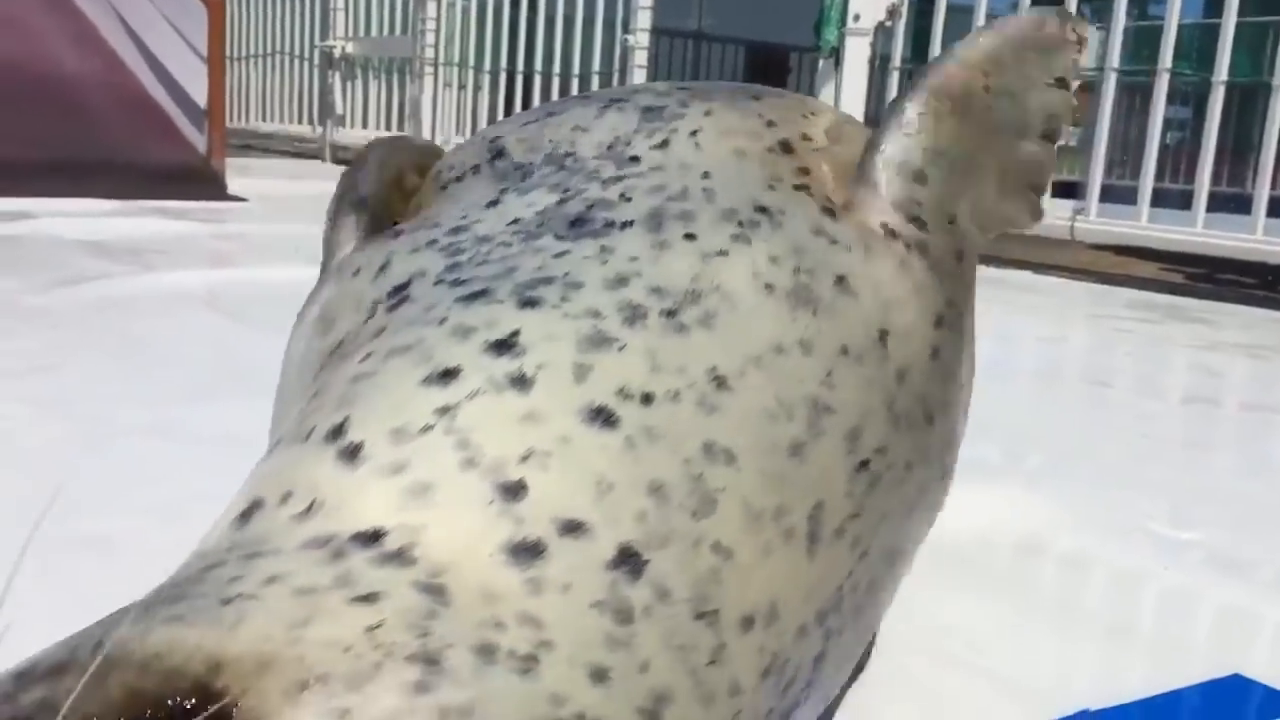
#> input picture frame 37 of movie/seal.mp4, 1280 x 720 px
$ python main.py
#> lines starting #> are read from the running program, lines starting #| are printed output that depends on the picture; after the words box and inside, x2 and y2 are one past the last pixel; in counts of white or black regions, pixels touching at a corner belong together
### src/effect_quokka.py
import cv2
from ffpyplayer.player import MediaPlayer
from ffpyplayer.writer import MediaWriter
import numpy as np
import scipy.fft as fft
import math
import random
import os
video_path = 'movie/seal.mp4'

def changefirst(frame):
    gray = cv2.cvtColor(frame,cv2.COLOR_BGR2GRAY)#顏色轉換->GRAY
    gray = cv2.medianBlur(gray, 7)#中值模糊
    edges = cv2.adaptiveThreshold(gray, 255, cv2.ADAPTIVE_THRESH_MEAN_C, cv2.THRESH_BINARY, 9, 10)#域值
    color = cv2.bilateralFilter(frame, 12, 250, 250)
    frame = cv2.bitwise_and(color, color, mask=edges)
    return frame

def changeRGB(frame,lastbinary,flag):
    frame = changefirst(frame)
    gray = cv2.cvtColor(frame,cv2.COLOR_BGR2GRAY)#顏色轉換->GRAY
    gray = cv2.medianBlur(gray, 7)#中值模糊
    edges = cv2.adaptiveThreshold(gray, 255, cv2.ADAPTIVE_THRESH_MEAN_C, cv2.THRESH_BINARY, 9, 10)#域值
    gray = cv2.bitwise_not(gray,mask=edges)
    ret, binary = cv2.threshold(gray,127,255,cv2.THRESH_BINARY_INV)

    if flag != False:
        binarydiff = cv2.absdiff(binary,lastbinary)
    lastbinary = binary
    if flag != False:
        binary = binarydiff
    contours, hierarchy = cv2.findContours(binary,cv2.RETR_TREE,cv2.CHAIN_APPROX_SIMPLE)
    randomList=random.sample(range(0,255),3)
    if len(contours) > 400 :
        for i in range(400):
            frameRGB = cv2.drawContours(frame,contours,i,(randomList[0],randomList[1],randomList[2]),-1)
    elif len(contours) > 150:
        for i in range(150):
            frameRGB = cv2.drawContours(frame,contours,i,(randomList[0],randomList[1],randomList[2]),-1)
    elif len(contours) > 5:
        for i in range(5):
            frameRGB = cv2.drawContours(frame,contours,i,(randomList[0],randomList[1],randomList[2]),-1)
    frame = cv2.bitwise_and(frame,frameRGB)
    return frame,lastbinary

def floodfill(frame,height,width):
    gray = cv2.cvtColor(frame,cv2.COLOR_BGR2GRAY)#顏色轉換->GRAY
    gray = cv2.medianBlur(gray, 7)#中值模糊
    mask=np.zeros([height+2 , width+2],np.uint8)
    loDiff = 20
    upDiff = 30
    cv2.floodFill(gray,mask,(int(height/2),int(width/2)),(255,0,0),(loDiff,loDiff,loDiff),(upDiff,upDiff,upDiff))
    #frame=cv2.bitwise_not(frame,msk)
    return frame


def readVideo_RGB(filename = 'movie/output_quokka.mp4'):
#> called with filename = 'movie/effect_quokka.mp4'
    video = cv2.VideoCapture(video_path)
    #player = MediaPlayer(video_path)
    fps = video.get(cv2.CAP_PROP_FPS)
    frame_nums = int(video.get(cv2.CAP_PROP_FRAME_COUNT))
    width = int(video.get(cv2.CAP_PROP_FRAME_WIDTH))
    height = int(video.get(cv2.CAP_PROP_FRAME_HEIGHT))
    out = cv2.VideoWriter(filename, 0x7634706d, fps, (width, height))
    fps = int(fps)
    flag = True
    lastbinary= np.array
    for frame_idx in range(frame_nums):
        ret, frame = video.read()
        if not ret:
            print("Can't not receive frame")
            break
        frame=floodfill(frame,height,width)
        if frame_idx == 0:
            flag = False
        else:
            flag = True
        frame,lastbinary = changeRGB(frame,lastbinary,flag)
        # frame = cv2.flip(frame, 1)
        #audio_frame, val = player.get_frame()
        out.write(frame)
#> this loop made 31 passes
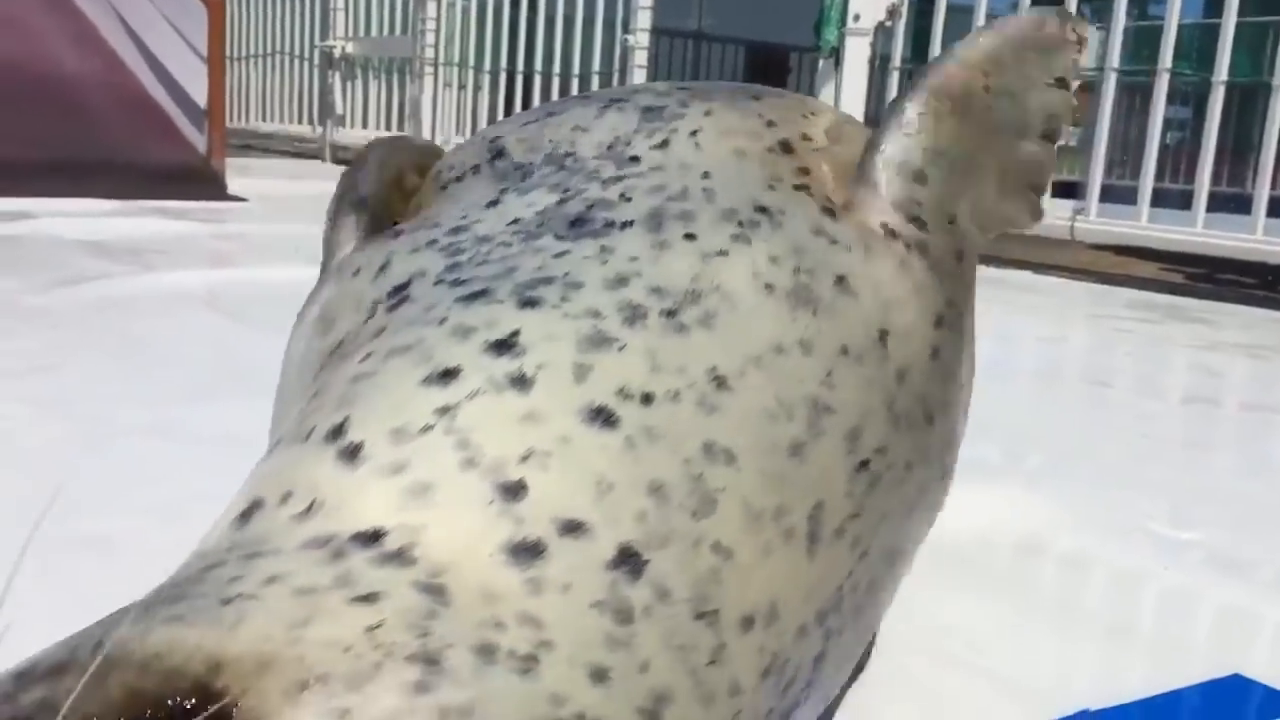
#> input picture frame 37 of movie/seal.mp4, 1280 x 720 px
#> pass 1, in changefirst, `edges = cv2.adaptiveThreshold(gray, 255, cv2.ADAPTIVE_THRESH_MEAN_C, c..`:
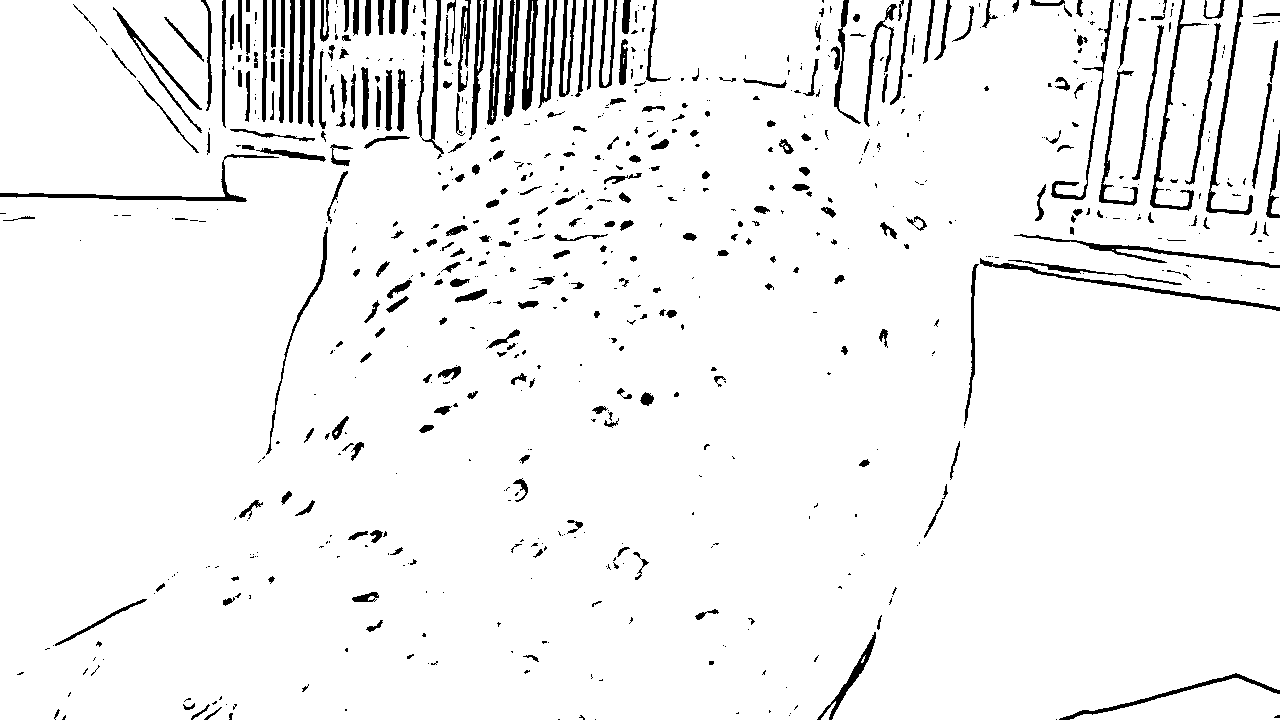
#> edges: shape (720, 1280); 94.7% white; 744 black regions (440 under 20 px), largest, box (x1, y1, x2, y2) and area: (0, 154, 279, 202) 1237, (980, 258, 1280, 311) 1143, (1150, 0, 1207, 211) 1132
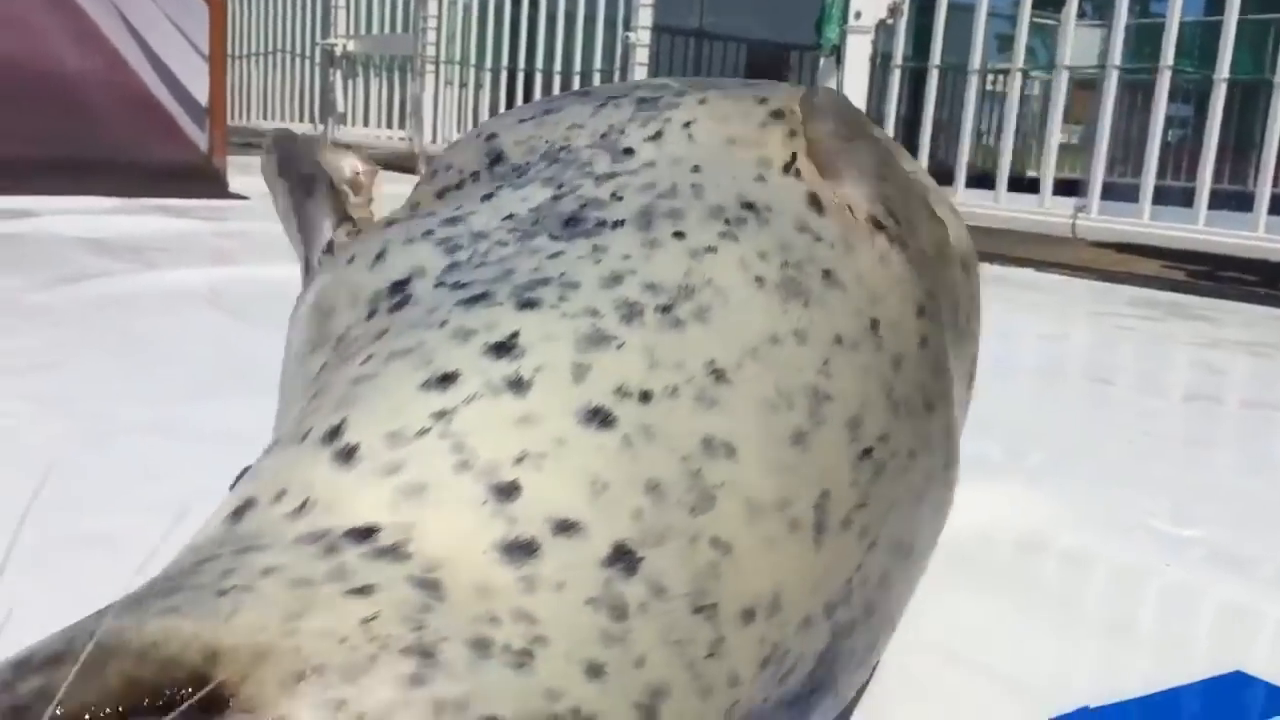
#> input picture frame 38 of movie/seal.mp4, 1280 x 720 px
#> after the loop:
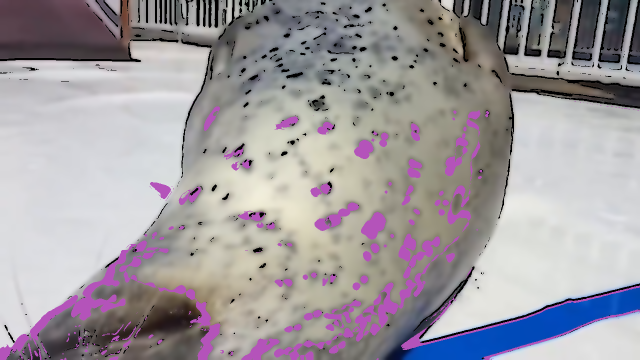
#> frame: shape (720, 1280, 3) (shown at 1/2 size); mean B, G, R 159.9, 154.9, 160.1
#> after the loop:
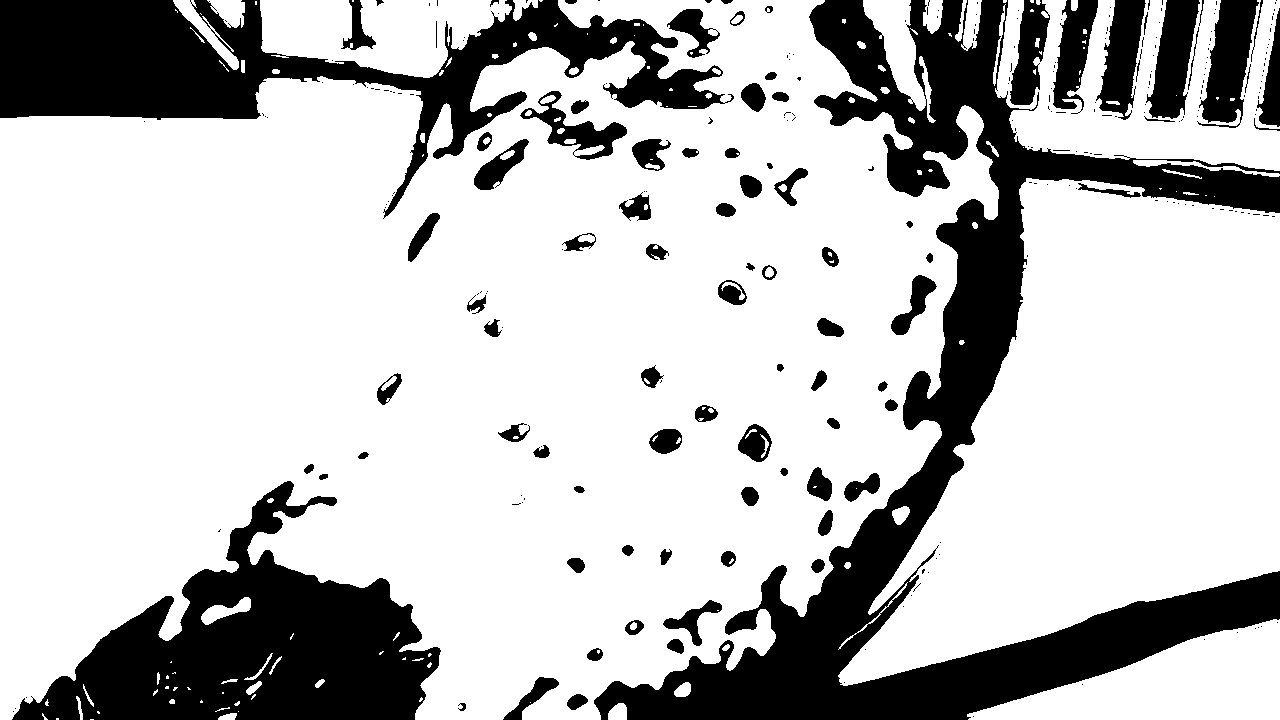
#> lastbinary: shape (720, 1280); 74.8% white; 287 black regions (199 under 20 px), largest, box (x1, y1, x2, y2) and area: (594, 0, 1280, 720) 97549, (0, 0, 734, 219) 47980, (12, 481, 441, 720) 46385
    video.release()
    out.release()
    cv2.destroyAllWindows()

### src/main.py
from effect import *
from effect_DrXiao import *
from effect_quokka import *
from effect_teazer import *
from effect_addg import *
from effect_addg_edge import *

def main():
    # readVideo_fake_hidden('movie/effect_DrXiao.mp4')
    readVideo_RGB('movie/effect_quokka.mp4')
    readVideo_T0('movie/effect_T0.mp4')
    # readVideo_edgeDetection(f'movie/effect_edgeDetection.mp4')
    # readVideo_remove_point('movie/effect_addg.mp4')

main()

$ run again, starting later in the video
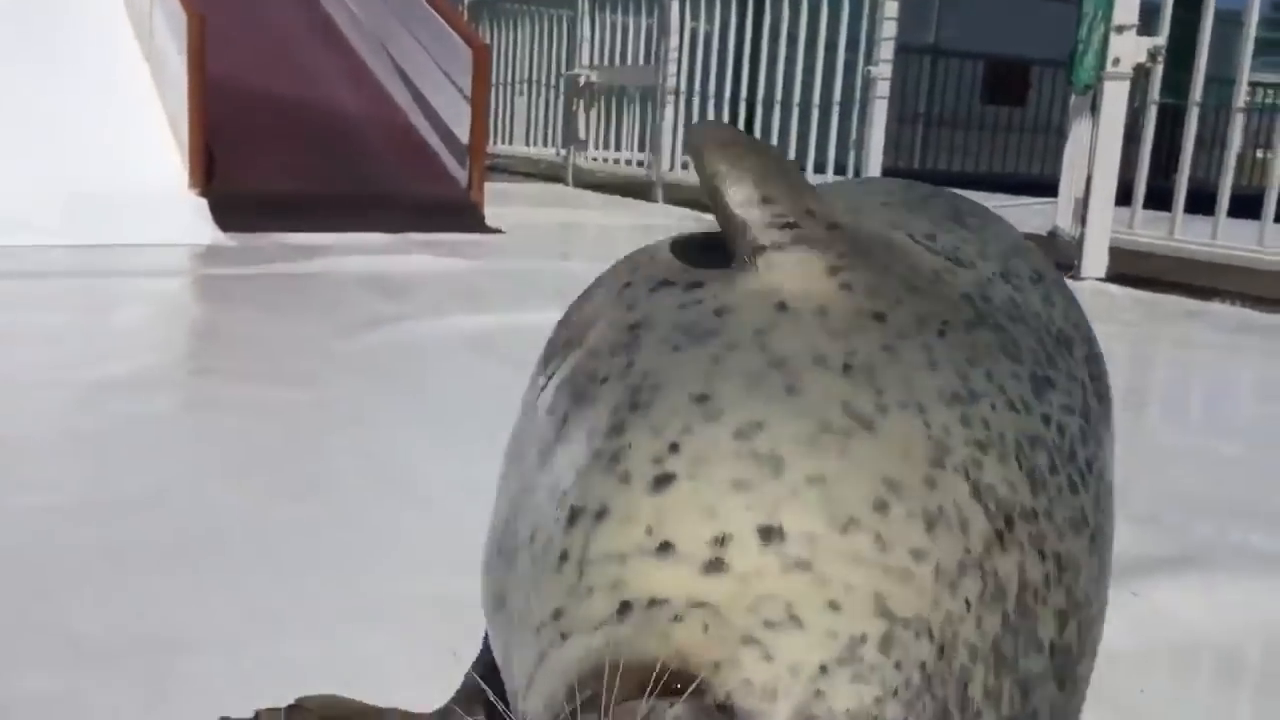
#> input picture frame 170 of movie/seal.mp4, 1280 x 720 px
#> the loop in readVideo_RGB, `for frame_idx in range(frame_nums):` made 31 passes
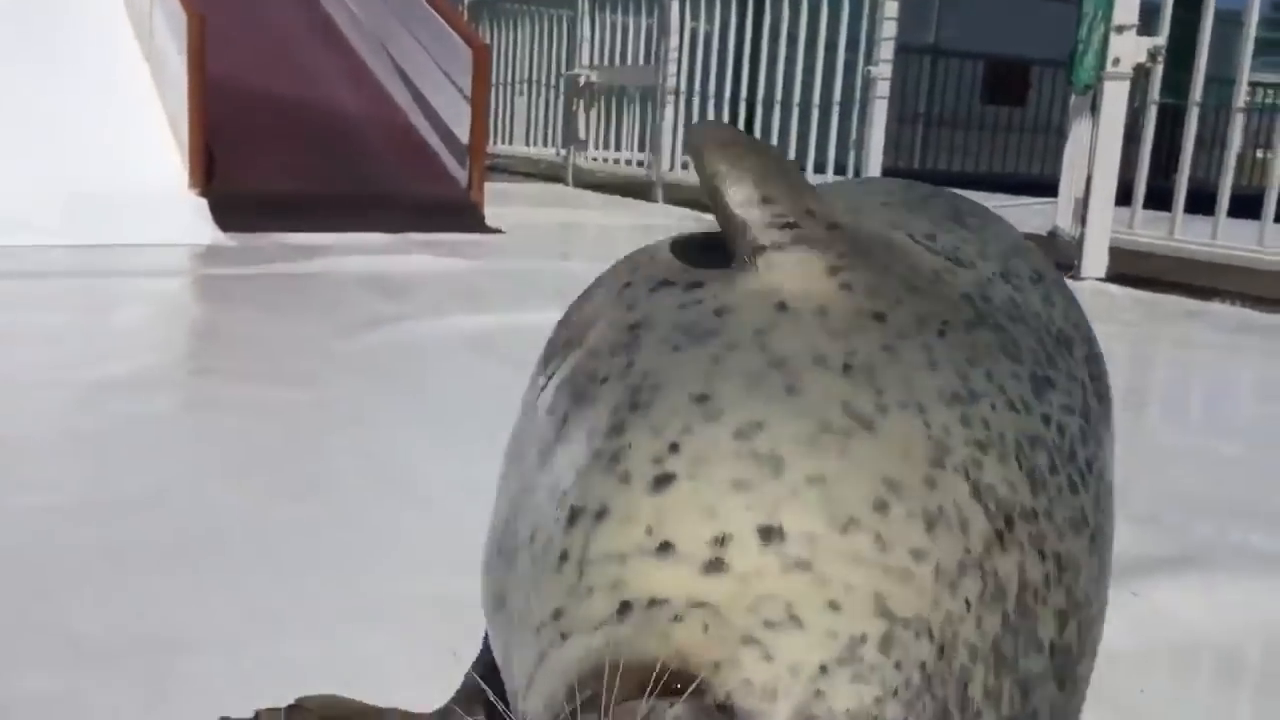
#> input picture frame 170 of movie/seal.mp4, 1280 x 720 px
#> pass 1, in changefirst, `edges = cv2.adaptiveThreshold(gray, 255, cv2.ADAPTIVE_THRESH_MEAN_C, c..`:
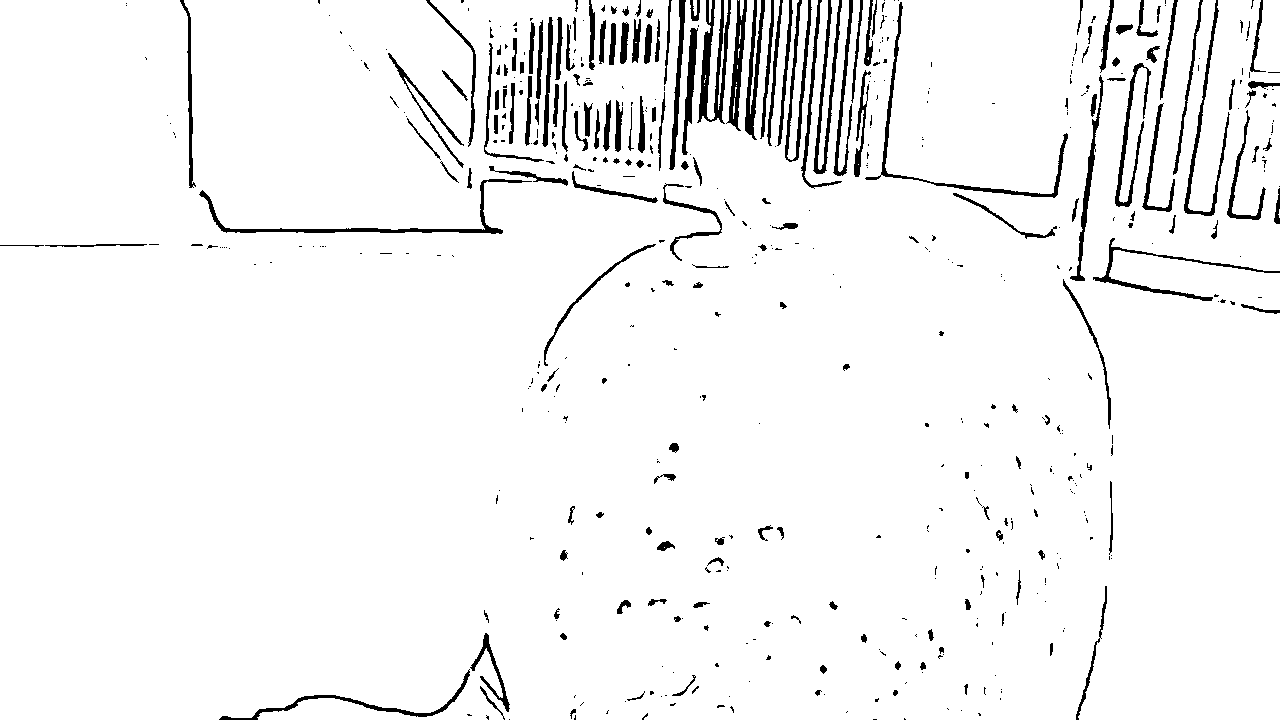
#> edges: shape (720, 1280); 95.5% white; 542 black regions (356 under 20 px), largest, box (x1, y1, x2, y2) and area: (697, 0, 731, 124) 1708, (199, 179, 532, 234) 1510, (865, 2, 1068, 198) 1436
#> after the loop in readVideo_RGB, `for frame_idx in range(frame_nums):`:
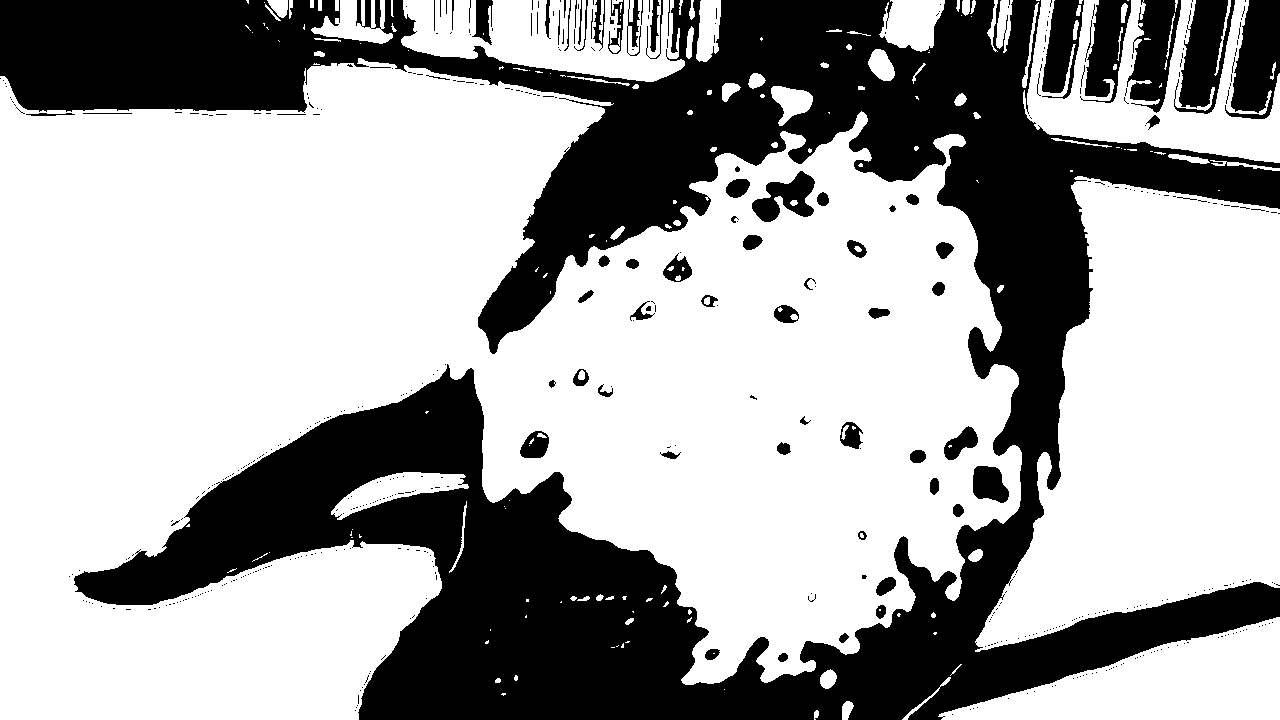
#> lastbinary: shape (720, 1280); 65.5% white; 515 black regions (438 under 20 px), largest, box (x1, y1, x2, y2) and area: (0, 0, 1280, 720) 287386, (1225, 0, 1280, 119) 4417, (1174, 0, 1235, 114) 4031
